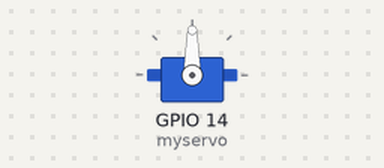
Simulated run of this sketch. Board: ESP32. On the bench: servo.

Above: at 0.2 s.
Timing chart, 0 to 1.7 s (numbered marks = the images above):
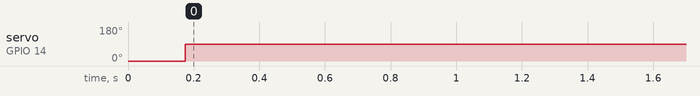

Measured:
- by itself, servo on GPIO 14 (myservo): 0° → 90° at 0.17 s

The sketch:

espToFirebase_c.ino
```cpp
// #include "WiFi.h"
// #include "esp_camera.h"
// #include "Arduino.h"
// #include "soc/soc.h"           // Disable brownout problems
// #include "soc/rtc_cntl_reg.h"  // Disable brownout problems
// #include "driver/rtc_io.h"
// #include <SPIFFS.h>
// #include <FS.h>
// #include <Firebase_ESP_Client.h>
// //Provide the token generation process info.
// #include <addons/TokenHelper.h>
#include "ESP32Servo.h"


Servo myservo;
#define turn_time 175

void setup() {
  // Serial port for debugging purposes
  Serial.begin(115200);
  myservo.attach(14);

myservo.write(90);
  // initWiFi();
  // initSPIFFS();
  // // Turn-off the 'brownout detector'
  // WRITE_PERI_REG(RTC_CNTL_BROWN_OUT_REG, 0);
  // initCamera();


}

void loop() {


  myservo.write(0);
  delay(turn_time);
  myservo.write(90);
  delay(12*3600*1000);
}
```
